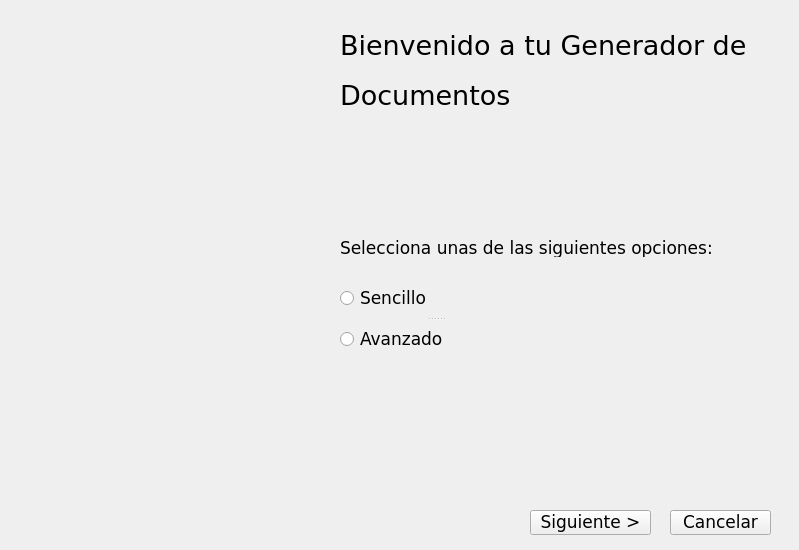
<?xml version="1.0" encoding="UTF-8"?>
<ui version="4.0">
 <class>MainWindow</class>
 <widget class="QMainWindow" name="MainWindow">
  <property name="geometry">
   <rect>
    <x>0</x>
    <y>0</y>
    <width>799</width>
    <height>550</height>
   </rect>
  </property>
  <property name="font">
   <font>
    <family>DejaVu Sans</family>
    <pointsize>20</pointsize>
   </font>
  </property>
  <property name="windowTitle">
   <string>MainWindow</string>
  </property>
  <widget class="QWidget" name="centralwidget">
   <widget class="QLabel" name="wallpaper">
    <property name="geometry">
     <rect>
      <x>-10</x>
      <y>-50</y>
      <width>311</width>
      <height>651</height>
     </rect>
    </property>
    <property name="styleSheet">
     <string notr="true">image: url(:/prefijoNuevo/280889_original_4320x7680.jpg);</string>
    </property>
    <property name="text">
     <string/>
    </property>
    <property name="pixmap">
     <pixmap>:/cubo/280889_original_4320x7680.jpg</pixmap>
    </property>
    <property name="scaledContents">
     <bool>false</bool>
    </property>
   </widget>
   <widget class="QLabel" name="label_3">
    <property name="geometry">
     <rect>
      <x>340</x>
      <y>20</y>
      <width>411</width>
      <height>51</height>
     </rect>
    </property>
    <property name="text">
     <string>Bienvenido a tu Generador de</string>
    </property>
   </widget>
   <widget class="QLabel" name="label_5">
    <property name="geometry">
     <rect>
      <x>340</x>
      <y>70</y>
      <width>181</width>
      <height>51</height>
     </rect>
    </property>
    <property name="text">
     <string>Documentos</string>
    </property>
   </widget>
   <widget class="QPushButton" name="next_button">
    <property name="geometry">
     <rect>
      <x>530</x>
      <y>510</y>
      <width>121</width>
      <height>25</height>
     </rect>
    </property>
    <property name="font">
     <font>
      <family>DejaVu Sans</family>
      <pointsize>13</pointsize>
     </font>
    </property>
    <property name="text">
     <string>Siguiente &gt;</string>
    </property>
   </widget>
   <widget class="QPushButton" name="cancel_button">
    <property name="geometry">
     <rect>
      <x>670</x>
      <y>510</y>
      <width>101</width>
      <height>25</height>
     </rect>
    </property>
    <property name="font">
     <font>
      <family>DejaVu Sans</family>
      <pointsize>13</pointsize>
     </font>
    </property>
    <property name="text">
     <string>Cancelar</string>
    </property>
   </widget>
   <widget class="QLabel" name="label_4">
    <property name="geometry">
     <rect>
      <x>340</x>
      <y>240</y>
      <width>391</width>
      <height>17</height>
     </rect>
    </property>
    <property name="font">
     <font>
      <family>DejaVu Sans</family>
      <pointsize>13</pointsize>
     </font>
    </property>
    <property name="text">
     <string>Selecciona unas de las siguientes opciones:</string>
    </property>
   </widget>
   <widget class="QSplitter" name="splitter">
    <property name="geometry">
     <rect>
      <x>340</x>
      <y>280</y>
      <width>192</width>
      <height>78</height>
     </rect>
    </property>
    <property name="font">
     <font>
      <family>DejaVu Sans</family>
      <pointsize>13</pointsize>
     </font>
    </property>
    <property name="orientation">
     <enum>Qt::Vertical</enum>
    </property>
    <widget class="QRadioButton" name="sencillo_radio">
     <property name="text">
      <string>Sencillo</string>
     </property>
    </widget>
    <widget class="QRadioButton" name="avanzado_radio">
     <property name="text">
      <string>Avanzado</string>
     </property>
    </widget>
   </widget>
  </widget>
 </widget>
 <resources>
  <include location="source.qrc"/>
 </resources>
 <connections/>
</ui>
